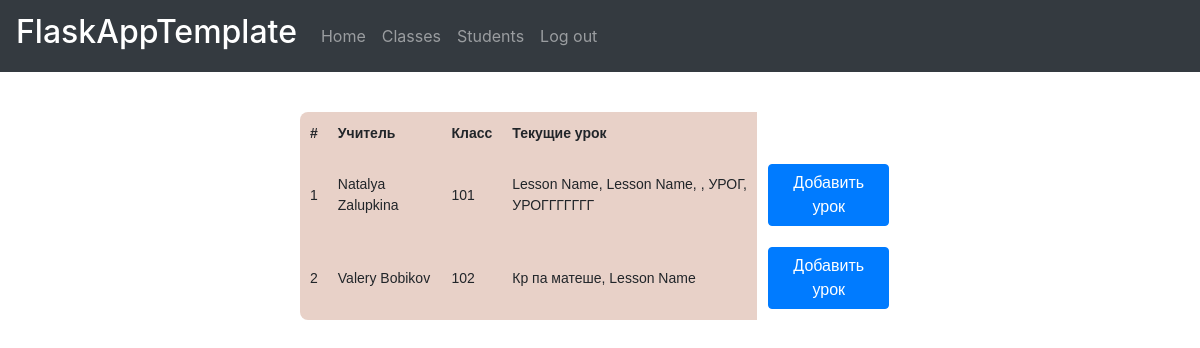
The page /classes (signed in) on the database its author committed.
### data/models/a_class.py (models this page shows)
class AClasses(SqlAlchemyBase):
    __tablename__ = 'a_classes'
    id = sa.Column('id', sa.Integer, autoincrement=True, primary_key=True)
    title = sa.Column('title', sa.String, nullable=True)
    teacher = sa.Column('teacher', sa.ForeignKey('teachers.id'), nullable=True)
    students_list = sa.Column('students_list', sa.String, nullable=True)
    cur_lessons_list = sa.Column('cur_lessons_list', sa.String, nullable=True)
    teachers = sa.orm.relation("Teachers", foreign_keys=[teacher])
    students = sa.orm.relation("Students")
    lessons = sa.orm.relation("Lessons")

### data/models/users.py (models this page shows, shortened)
class Users(SqlAlchemyBase, UserMixin):
    __tablename__ = 'users'
    id = sa.Column('id', sa.Integer, autoincrement=True, primary_key=True)
    surname = sa.Column('surname', sa.String, nullable=True)
    name = sa.Column('name', sa.String, nullable=True)
    birth_date = sa.Column('birth_date', sa.Date, nullable=True)
    role = sa.Column('role', sa.String, nullable=True)
    email = sa.Column('email', sa.String, nullable=True, unique=True)
    hashed_password = sa.Column('hashed_password', sa.String, nullable=True)
    teachers = sa.orm.relation("Teachers")
    students = sa.orm.relation("Students")

### data/models/lessons.py (models this page shows)
class Lessons(SqlAlchemyBase, SerializerMixin):
    __tablename__ = 'lessons'
    id = sa.Column('id', sa.Integer, autoincrement=True, primary_key=True)
    title = sa.Column('title', sa.String, nullable=True)
    to_subject = sa.Column('to_subject', sa.Integer, sa.ForeignKey("subjects.id"), nullable=True)
    to_task = sa.Column('to_task', sa.Integer, sa.ForeignKey("tasks.id"), nullable=True)
    to_class = sa.Column('to_class', sa.Integer, sa.ForeignKey("a_classes.id"), nullable=True)
    role = sa.Column('role', sa.String, nullable=True)
    lesson_date = sa.Column('lesson_date', sa.Date, nullable=True)
    author = sa.Column('author', sa.String, sa.ForeignKey("teachers.id"), nullable=True)
    completed_by = sa.Column('completed_by', sa.String, nullable=True)
    lesson_file = sa.Column('lesson_file', sa.String, nullable=True)
    subjects = sa.orm.relation("Subjects", foreign_keys=[to_subject])
    tasks = sa.orm.relation("Tasks", foreign_keys=[to_task])
    teachers = sa.orm.relation("Teachers", foreign_keys=[author])
    a_classes = sa.orm.relation("AClasses", foreign_keys=[to_class])

### main.py (the view)
@app.route('/classes')
def classes():
    if not current_user.is_authenticated:
        return redirect("/login")
    shadow = find_shadow(current_user)
    if current_user.role == "Teacher":
        session = create_session()
        a_classes = session.query(AClasses).all()
        for cl in a_classes:
            cur_lessons_list = []
            for ls in session.query(Lessons).filter(Lessons.to_class == cl.id).all():
                if ls.lesson_date == datetime.datetime.today().date():
                    cur_lessons_list.append(str(ls.id))
            cl.cur_lessons_list = ', '.join(cur_lessons_list)
        session.commit()
        lessons = {}
        session = create_session()
        a_classes = session.query(AClasses).all()
        for cl in a_classes:
            cur_lessons_list = cl.cur_lessons_list.split(", ")
            lessons[cl.title] = [session.query(Lessons).filter(Lessons.id == int(les)).first() for les in
                                 cur_lessons_list if les]
        return render_template('classes.html',
                               current_user=current_user,
                               shadow=shadow,
                               a_classes=a_classes,
                               lessons=lessons)
    else:
        return redirect("/")

### data/db_session.py (called while the page is built)
def create_session() -> Session:
    global __factory
    return __factory()

### main.py (called while the page is built)
def find_shadow(user):
    session = create_session()
    if user.role == 'Student':
        return session.query(Students).filter(Students.user_id == user.id).first()
    elif user.role == 'Teacher':
        return session.query(Teachers).filter(Teachers.user_id == user.id).first()

@login_manager.user_loader
def load_user(user_id):
    session = create_session()
    return session.query(Users).get(user_id)

### templates/classes.html (shortened to what this page needs)
{% extends "base.html" %}
{% block content %}
{% if current_user.role == "Teacher" %}
<table class="my_table">
    <tr>
        <th>#</th>
        <th>Учитель</th>
        <th>Класс</th>
        <th>Текущие урок</th>
        <th class="last_col"></th>
    </tr>
    {% for a_class in a_classes %}
        <tr>
            <td scope="row">{{ loop.index }}</td>
            <td>{{ a_class.teachers.users.name + " " + a_class.teachers.users.surname }}</td>
            <td>{{ a_class.title }}</td>
            <td>
                {% for lesson in lessons[a_class.title] %}{{ lesson.title }}{% if not loop.last %}, {% endif %}{% endfor %}
            </td>
            <td class="last_col">
                <a class="btn btn-primary" href="/lessoncreate/{{ a_class.id }}">Добавить урок</a>
            </td>
        </tr>
    {% endfor %}
</table>
{% endif %}
{% endblock %}

### templates/classes.html (style rules this page uses)
table { font-family: "Lucida Sans Unicode", "Lucida Grande", Sans-Serif; font-size: 14px; margin-top: 40px; margin-left: auto; margin-right: auto; background: #e8d1c8; max-width: 50%; width: 50%; border-collapse: collapse; border-radius: 8px 8px 8px 8px; }
td, th { padding: 10px; }
.last_col { background-color: white; border: 1px solid white; }

### rows shown on the page
AClasses: teachers.users "Natalya Zalupkina", title "101"
Lessons: title "Lesson Name"
Lessons: title "Lesson Name"
Lessons: title "УРОГ"
Lessons: title "УРОГГГГГГГ"
AClasses: teachers.users "Valery Bobikov", title "102"
Lessons: title "Кр па матеше"
Lessons: title "Lesson Name"
